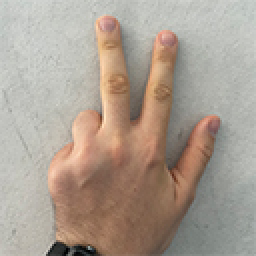
#> input picture data/hands_128/hand_128_3L.jpg, 128 x 128 px (shown 2 times larger)
$ jupyter execute --allow-errors convex-hull-hand-gesture-recognition.ipynb
#> lines starting #> are read from the running program, lines starting #| are printed output that depends on the picture; after the words box and inside, x2 and y2 are one past the last pixel; in counts of white or black regions, pixels touching at a corner belong together
# Method 1: Convex Hull Hand Gesture Recognition

The implementation in this notebook allows the counting of raised fingers of a hand. For this purpose, the Convex Hull algorithm is used.

This notebook serves as a test and starting point for implementing hand gesture recognition via a live camera.

[cell 1]
import cv2
import numpy as np
from matplotlib import pyplot as plt

## Loading the data

For the tests I created my own small data set.

[cell 2]
image_path = 'data/hands_128/hand_128_3L.jpg'
image = cv2.imread(image_path)
#> image is the input picture: shape (128, 128, 3); mean B, G, R 145.6, 157.9, 171
image_RGB = cv2.cvtColor(image, cv2.COLOR_BGR2RGB)

number_of_fingers = int(image_path[-6])

def show_in_notebook(image_to_draw, title):
    """
    The following code is only used to display the image in Jupyter Notebook.
    """
    plt.imshow(image_to_draw)
    plt.title(title)
    plt.show()

show_in_notebook(image_RGB, 'Left hand, two fingers raised')

## Extracting the hand from the image

In the next cell, we extract the hand from the image with the help of color filters. This way, we can define a contour that we will need later to draw the hull.

[cell 3]
image_YCR = cv2.cvtColor(image, cv2.COLOR_BGR2YCR_CB)
#> image_YCR: shape (128, 128, 3); mean of channels 0, 1, 2 160.5, 135.5, 119.7

show_in_notebook(image_YCR, 'Step 1:\nYCR image - green is skin')

# We determined the color range via trial and error.
# Unfortunately, this method does not work well on backgrounds with light skin-like color
# or hands with darker skin colors.
# Therefore, it may be necessary to use a different method in a real-life scenario.
darkest_skin_color_YCR = np.array([0,138,80], np.uint8)
lightest_skin_colour_YCR = np.array([231,160,124], np.uint8)
detected_skin = cv2.inRange(image_YCR, darkest_skin_color_YCR, lightest_skin_colour_YCR)
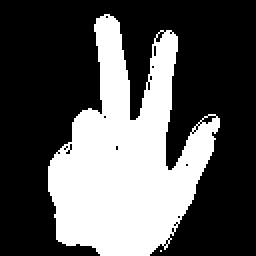
#> detected_skin: shape (128, 128) (shown 2 times larger); 34.3% white; 2 white regions (1 under 20 px), largest, box (x1, y1, x2, y2) and area: (24, 7, 110, 128) 5626

image_blurred = cv2.blur(detected_skin, (5,5))
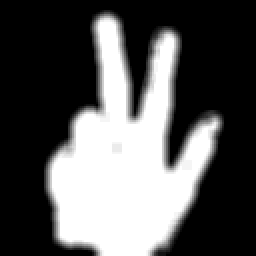
#> image_blurred: shape (128, 128) (shown 2 times larger); min 0, max 255, mean 87.6
_, detected_skin = cv2.threshold(image_blurred, 138, 160, cv2.THRESH_BINARY)
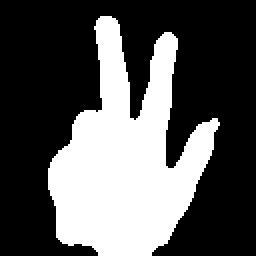
#> detected_skin: shape (128, 128) (shown 2 times larger); values 0 (black) and 160 (white), 33.9% white; 1 white region

show_in_notebook(detected_skin, 'Step 2:\nDetected skin\nYellow: skin | Purple: no skin')

contours, hierarchy = cv2.findContours(detected_skin, cv2.RETR_TREE, cv2.CHAIN_APPROX_SIMPLE)
#> contours = 1 contour; box (x1, y1, x2, y2) and area: (24, 8, 110, 128) 5338
hand_contour = max(contours, key=lambda x: cv2.contourArea(x))
#> hand_contour = contour of 187 points, box (x1, y1, x2, y2) (24, 8, 110, 128), area 5338
cv2.drawContours(image_RGB, [hand_contour], -1, (0,255,0), 1)
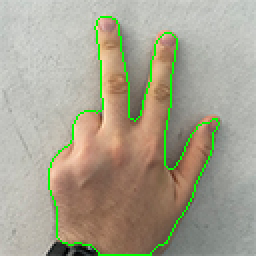
#> image_RGB: shape (128, 128, 3) (shown 2 times larger); mean R, G, B 166.7, 161.5, 142.8

show_in_notebook(image_RGB, 'Step 3:\nHand contour/outline')

# Without the blur, there could be errors. See error image.
error_image = cv2.cvtColor(cv2.imread('docs/output/hull_error_without_blur.jpg'), cv2.COLOR_BGR2RGB)
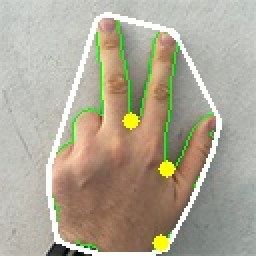
#> input picture docs/output/hull_error_without_blur.jpg, 128 x 128 px (shown 2 times larger)
show_in_notebook(error_image, 'Error withput blur')

## Drawing the hull and calculate the defects

In this approach, the outline of the hand was extracted from the image. An envelope (hull) was drawn that encloses the outline of the hand in the smallest possible way.

**The implementation in the notebook detects the hand via the (skin) color. This method is not applicable because skin colors differ significantly between people. The implementation of the ML approach shows a better extraction of the hand.**

Severe deviations of the hand contour from the hull are defined as *convexity defects* and describe the gaps between the raised fingers, as shown in the following figure.

[cell 4]
hull = cv2.convexHull(hand_contour)
#> hull = contour of 19 points, box (x1, y1, x2, y2) (24, 8, 110, 128), area 7366
cv2.drawContours(image_RGB, [hull], -1, (255,255,255), 2)
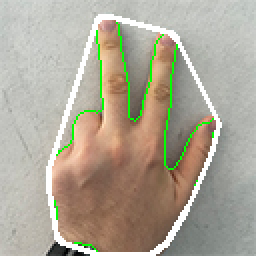
#> image_RGB: shape (128, 128, 3) (shown 2 times larger); 5.38% of pixels changed, all inside (x1, y1, x2, y2) = (23, 7, 111, 128)

hull = cv2.convexHull(hand_contour, returnPoints=False)
#> hull = 19 values, max 186 at index 0, min 0 at index 18, mean 73.63
defects = cv2.convexityDefects(hand_contour, hull)
#> defects = [[1, 3, 2, 162], [3, 37, 12, 4209], [38, 46, 45, 631], [47, 56, 54, 890], [57, 62, 59, 410], [62, 76, 73, 324], [76, 82, 77, 114], [82, 100, 85, 370], [100, 102, 101, 162], [102, 106, 103, 497], [107, 146, 133, 8587], [147, 186, 167, 12071]]

count = 0
if defects is not None:
    for i in range(defects.shape[0]):
        (s, e, f, d) = defects[i][0]
        start = tuple(hand_contour[s][0])
        end = tuple(hand_contour[e][0])
        far = tuple(hand_contour[f][0])
        a = np.sqrt((end[0] - start[0]) ** 2 + (end[1] - start[1]) ** 2)
        b = np.sqrt((far[0] - start[0]) ** 2 + (far[1] - start[1]) ** 2)
        c = np.sqrt((end[0] - far[0]) ** 2 + (end[1] - far[1]) ** 2)
        angle = np.arccos((b ** 2 + c ** 2 - a ** 2) / (2 * b * c))
        if angle <= np.pi / 2:
            count += 1
            cv2.circle(image_RGB, far, 4, [255, 255, 0], -1)
#> this loop made 12 passes
#> (s, e, f, d, start, end, far, a) on passes 1 to 11: (1, 3, 2, 162, (48, 10), (47, 13), (48, 12), 3.16), (3, 37, 12, 4209, (47, 13), (24, 84), (51, 54), 74.63), (38, 46, 45, 631, (24, 94), (28, 118), (28, 103), 24.33), (47, 56, 54, 890, (31, 121), (49, 127), (45, 122), 18.97), (57, 62, 59, 410, (75, 127), (83, 121), (79, 122), 10), (62, 76, 73, 324, (83, 121), (93, 104), (88, 110), 19.72), (76, 82, 77, 114, (93, 104), (96, 98), (93, 103), 6.71), (82, 100, 85, 370, (96, 98), (105, 77), (97, 92), 22.85), (100, 102, 101, 162, (105, 77), (106, 74), (105, 75), 3.16), (102, 106, 103, 497, (106, 74), (109, 62), (106, 66), 12.37), (107, 146, 133, 8587, (109, 61), (88, 19), (82, 82), 46.96)
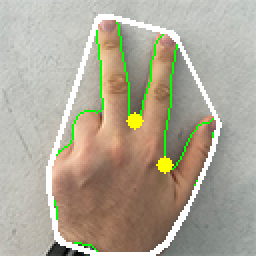
#> image_RGB: shape (128, 128, 3) (shown 2 times larger); 0.6% of pixels changed, all inside (x1, y1, x2, y2) = (63, 56, 87, 87)
#> after the loop, count = 2
    if count > 0:
        count += 1
#> count = 3

show_in_notebook(image_RGB, 'Hull')
#> (the rest of this cell did not finish here and is left out)

#> (a cell that did not finish here is left out)

## Successes

[cell 6]
import glob
success_images_paths = glob.glob(f'docs/output/hand_128_*_True.jpg')
for success_image_path in success_images_paths:
    success_image = cv2.imread(success_image_path)
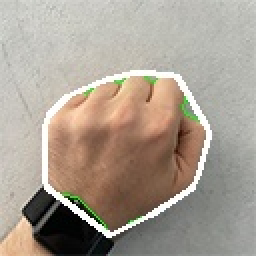
#> input picture docs/output/hand_128_0L_True.jpg, 128 x 128 px (shown 2 times larger)
#> success_image is the input picture: shape (128, 128, 3); mean B, G, R 145.3, 157.7, 168.6
    show_in_notebook(cv2.cvtColor(success_image, cv2.COLOR_BGR2RGB), success_image_path)

## Failures

The applied method cannot distinguish between a single raised finger and no raised finger. In both cases, there are no defects that are required to determine the number of fingers.

[cell 7]
error_images_paths = glob.glob(f'docs/output/hand_128_*_False.jpg')
for error_image_path in error_images_paths:
    error_image = cv2.imread(error_image_path)
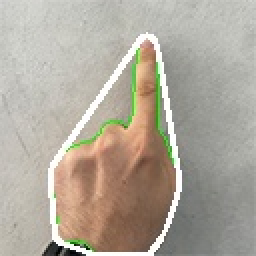
#> input picture docs/output/hand_128_1L_False.jpg, 128 x 128 px (shown 2 times larger)
#> error_image is the input picture: shape (128, 128, 3); mean B, G, R 155.8, 168.4, 175.9
    show_in_notebook(cv2.cvtColor(error_image, cv2.COLOR_BGR2RGB), error_image_path)
